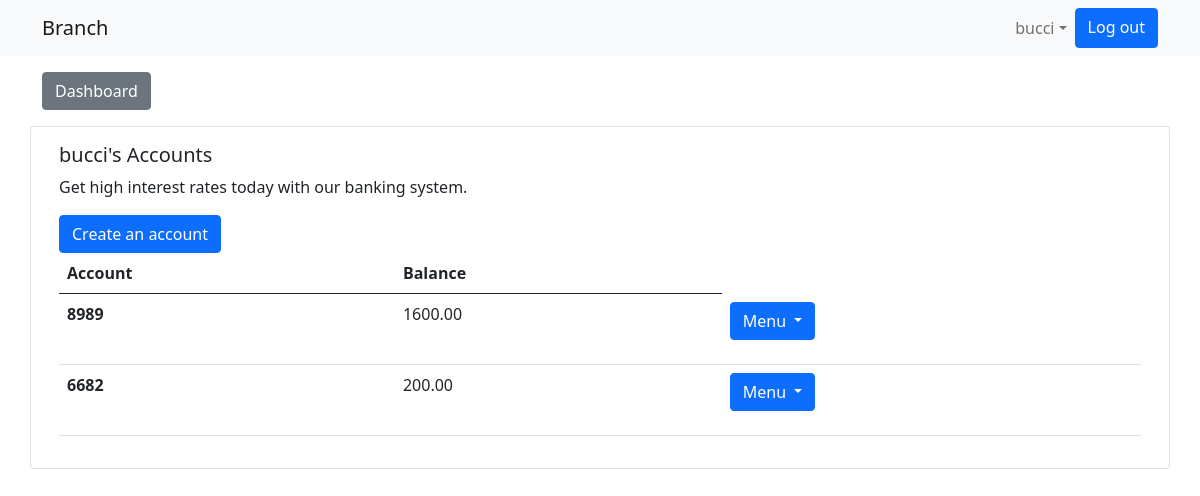
The app's page /home/ (signed in), older data.
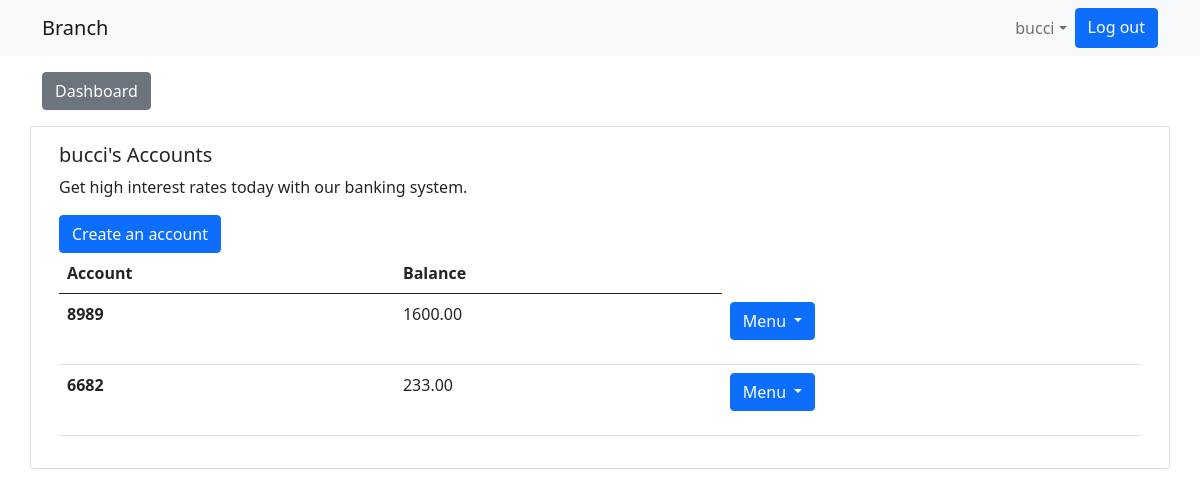
The same page, newer data.
### branch/models.py (models this page shows, shortened)
class Account(models.Model):
    name = models.CharField(max_length=30, unique=True, default='')
    balance=models.DecimalField( max_digits=12, decimal_places=2)
    customer=models.ForeignKey(Customer, on_delete=models.CASCADE)
    timestamp = models.DateTimeField(auto_now_add = True)

### branch/views.py (the view)
# urls.py: 2. Add a URL to urlpatterns:  path('', views.home, name='home')
@login_required
def home(request):
    accounts = Account.objects.filter(customer__user = request.user)
    total_amount = Account.objects.aggregate(sum=Sum ('balance') )
    loans = Loan.objects.filter(name=request.user)
    total_loans = Loan.objects.aggregate(sum=Sum ('amount') )
    return render(request, 'home.html',{"accounts":accounts, "total_loans":total_loans, "total_amount":total_amount,"loans":loans})

### templates/home.html (shortened to what this page needs)
{% extends 'base.html' %}
  {% block content%}
<div class="container">
<a class="btn btn-secondary mt-3 ml-auto" href="{% url 'dashboard'%}"> Dashboard</a>
      <div class="mt-3 row">
  <div class="card" >
  <div class="card-body">
    <h5 class="card-title"> {{user}}'s  Accounts</h5>
    <p class="card-text">Get high interest rates today with our banking system.</p>
<a href="{% url 'create'%}" class="btn btn-primary">Create an account</a>
    <table class="table">
      <thead>
        <tr>
          <th scope="col">Account</th>
          <th scope="col">Balance</th>
        </tr>
      </thead>
      <tbody>
        {% for account in accounts %}
        <tr>
          <th scope="row">{{account.name}}</th>
          <td>{{account.balance}}</td>
<td>
  <div class="dropdown">
    <a class="btn btn-primary dropdown-toggle" href="#" role="button" id="dropdownMenuLink" data-bs-toggle="dropdown" aria-expanded="false">
      Menu
    </a>
    <ul class="dropdown-menu" aria-labelledby="dropdownMenuLink">
              <li><a class="dropdown-item" href="{%url 'send_money' account.pk%}"</a>Send Money </li>
    </ul>
  </div>
  </td>
        </tr>
        {% endfor %}
      </tbody>
    </table>
  </div>
</div>
</div>
</div>
{% endblock%}

Row changes from the older to the newer data that the page shows:
changed Account (number 2 of 2 on the later page): balance "200.00" → "233.00"
